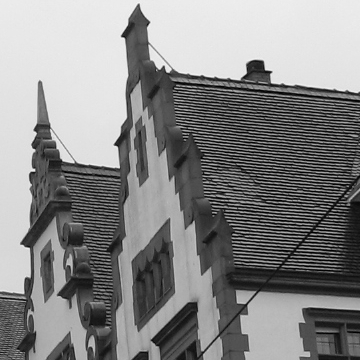
#> input picture LAB/roof.jpg, 360 x 360 px
$ jupyter execute LAB2_3_BIP.ipynb
#> lines starting #> are read from the running program, lines starting #| are printed output that depends on the picture
[cell 1]
import skimage.io as io
import matplotlib.pyplot as plt
import skimage as sk
import skimage.color as clr
import matplotlib as mat
import numpy as np
import scipy as sc
import glob


roof = io.imread('roof.jpg')
#> roof is the input picture: shape (360, 360); min 0, max 245, mean 134.7
fig, ax = plt.subplots(2,2, figsize = (20,20))
ax[0,0].imshow(roof,cmap='gray')
ax[0,1].imshow(roof[::3,::3],cmap='gray')
roofG = sk.filters.gaussian(roof)
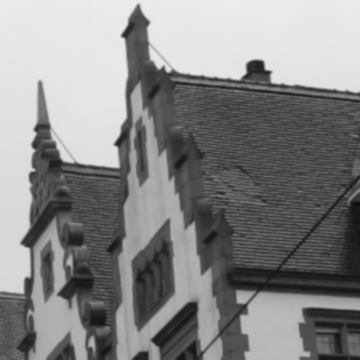
#> roofG: shape (360, 360) float64; min 0.0498, max 0.929, mean 0.528
ax[1,0].imshow(roofG,cmap='gray')
ax[1,1].imshow(roofG[::3,::3],cmap='gray')
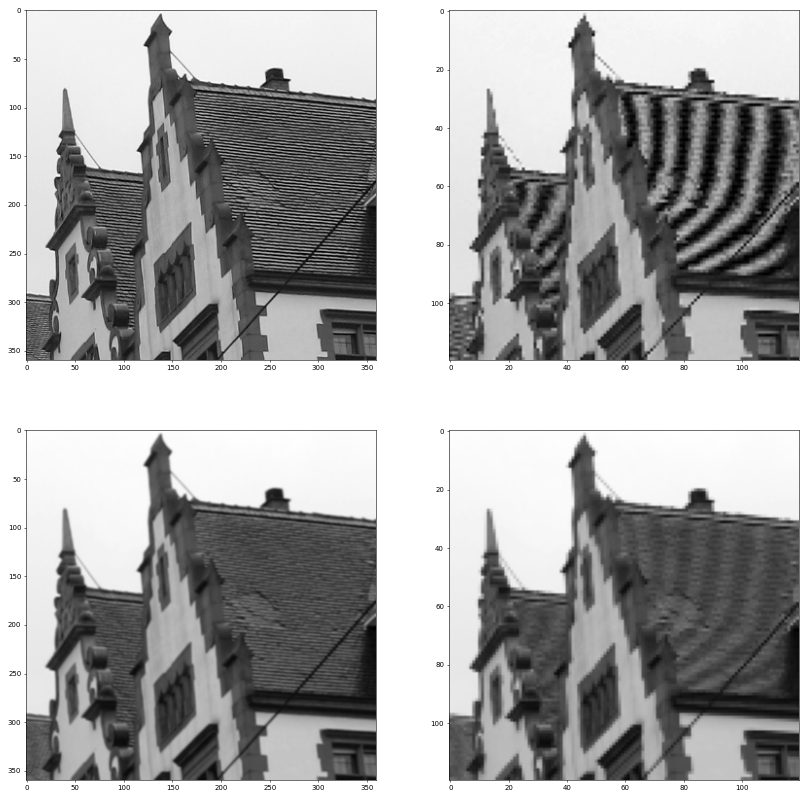
#> figure drawn by matplotlib, 4 panels

[cell 2]
DFT = np.fft.fft2(roof)
DFTlow = np.fft.fftshift(DFT)
Mask = np.zeros(roof.shape)
m,n = roof.shape
#> m = 360; n = 360
m = m//2
#> m = 180
k=90
Mask[m-k:m+k,m-k:m+k] = 1
roofDFT =  Mask * DFTlow
roofIDFT = np.fft.ifft2(roofDFT)
abs = np.abs(roofIDFT)
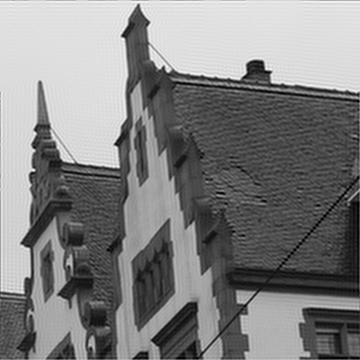
#> abs: shape (360, 360) float64; min 0.809, max 264.2, mean 134.7; drawn with min black and max white
roofMoirée = abs[::3,::3]
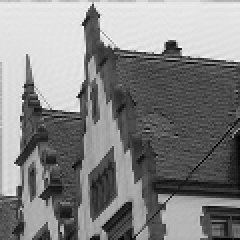
#> roofMoirée: shape (120, 120) float64 (shown 2 times larger); min 0.926, max 259, mean 134.7; drawn with min black and max white

plt.imshow(roofMoirée,cmap='gray')

$ run again, with LAB/santamonica.jpg copied over LAB/roof.jpg
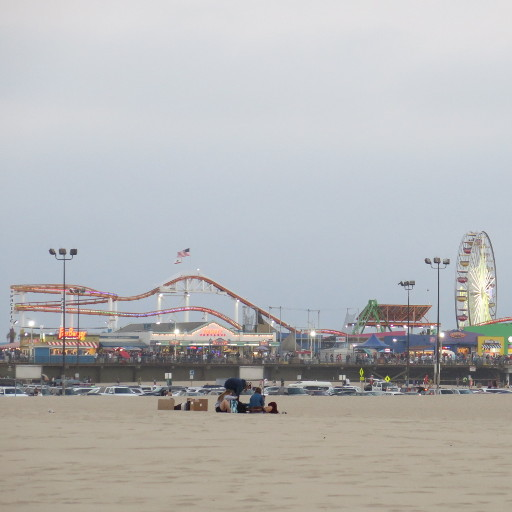
#> input picture LAB/santamonica.jpg, 512 x 512 px
#> roof is the input picture: shape (512, 512, 3); mean R, G, B 181.2, 181.3, 181.7
#> `[cell 1] import skimage.io as io import matplotlib.pyplot as plt impor..`:
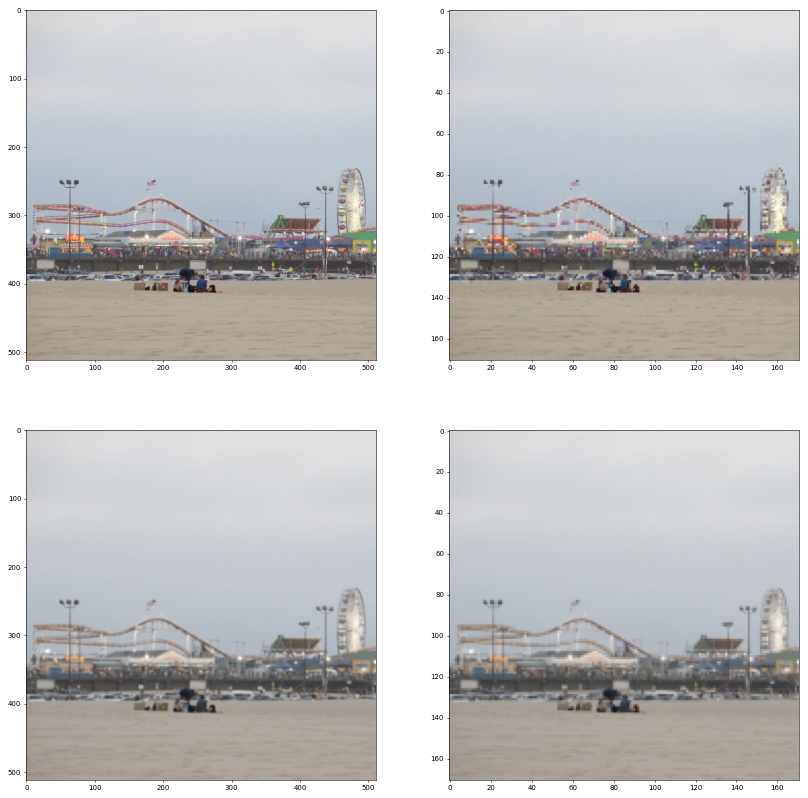
#> figure drawn by matplotlib, 4 panels

$ run again, with LAB/4.2.03.tiff saved as LAB/roof.jpg
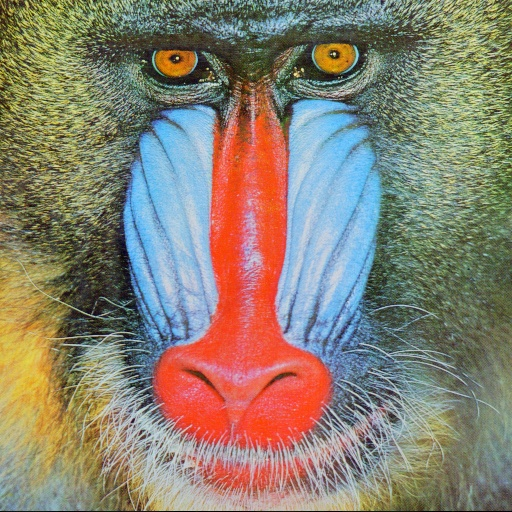
#> input picture LAB/4.2.03.tiff, 512 x 512 px
#> roof is the input picture: shape (512, 512, 3); mean R, G, B 137.4, 128.9, 113.1
#> `roofG = sk.filters.gaussian(roof)`:
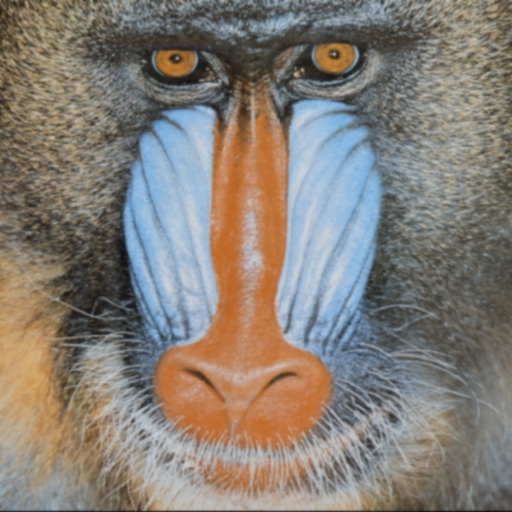
#> roofG: shape (512, 512, 3) float64; mean R, G, B 0.525, 0.497, 0.464
#> `[cell 1] import skimage.io as io import matplotlib.pyplot as plt impor..`:
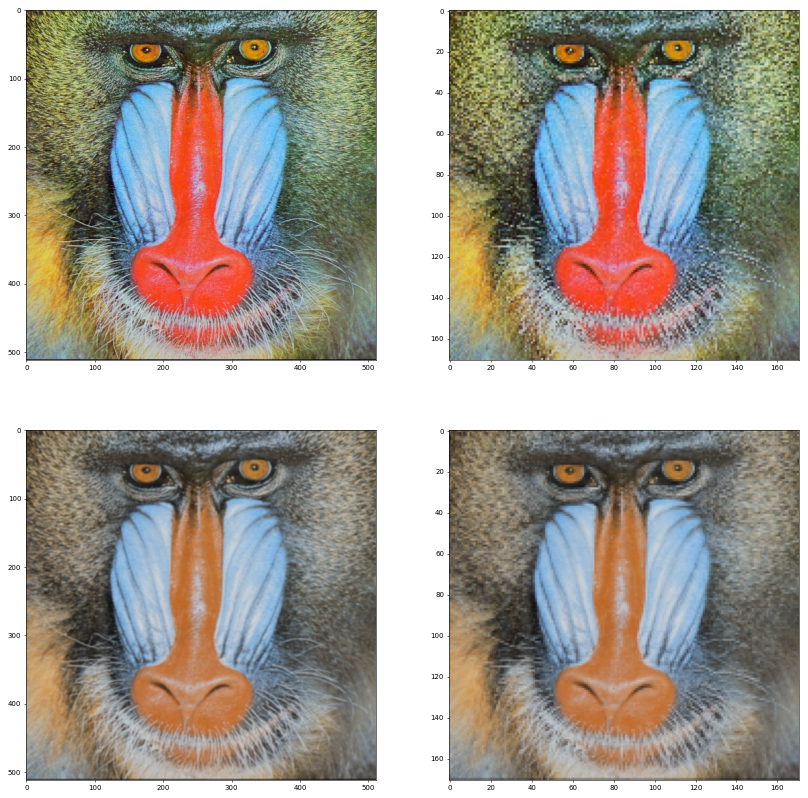
#> figure drawn by matplotlib, 4 panels
